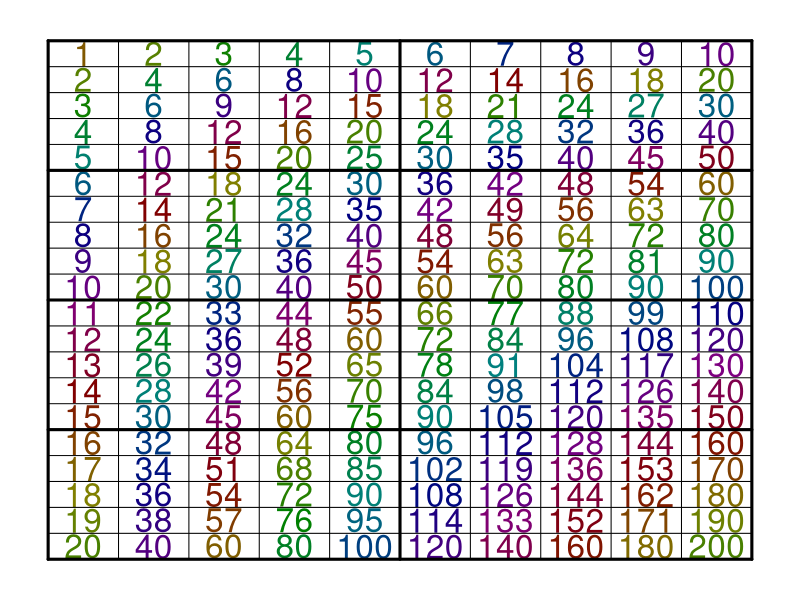

Generate this figure with R:
pdf("mult_10x10.pdf",width = 8.5,height=11)

nc = 10
nr = 20

par(mar=c(1,1,1,1))
plot(0,0,"n",axes=F,ann=F,xlim=c(0,1),ylim=c(0,1))
for(i in 1:nc){
    for(j in 1:nr){
        text((i-0.5)/nc,1-(j-0.5)/nr,i*j,cex=2,col=hsv((log(i*j/3+exp(1)))%%1,1,0.5))
    }
}
for(i in 0:nr){
    if(i%%5==0){
        # abline(h=i/nr,lwd=3)
        lines(c(0,1),c(i/nr,i/nr),lwd=3)
    # } else if(i%%2==0){
    #     abline(h=i/nr,lwd=2)
    } else {
        lines(c(0,1),c(i/nr,i/nr),lwd=1)
    }
}
for(i in 0:nc){
    if(i%%5==0){
        # abline(v=i/nc,lwd=3)
        lines(c(i/nc,i/nc),c(0,1),lwd=3)
    # } else if(i%%2==0){
    #     abline(v=i/nc,lwd=2)
    } else {
        # abline(v=i/nc)
        lines(c(i/nc,i/nc),c(0,1),lwd=1)
    }
}


dev.off()
